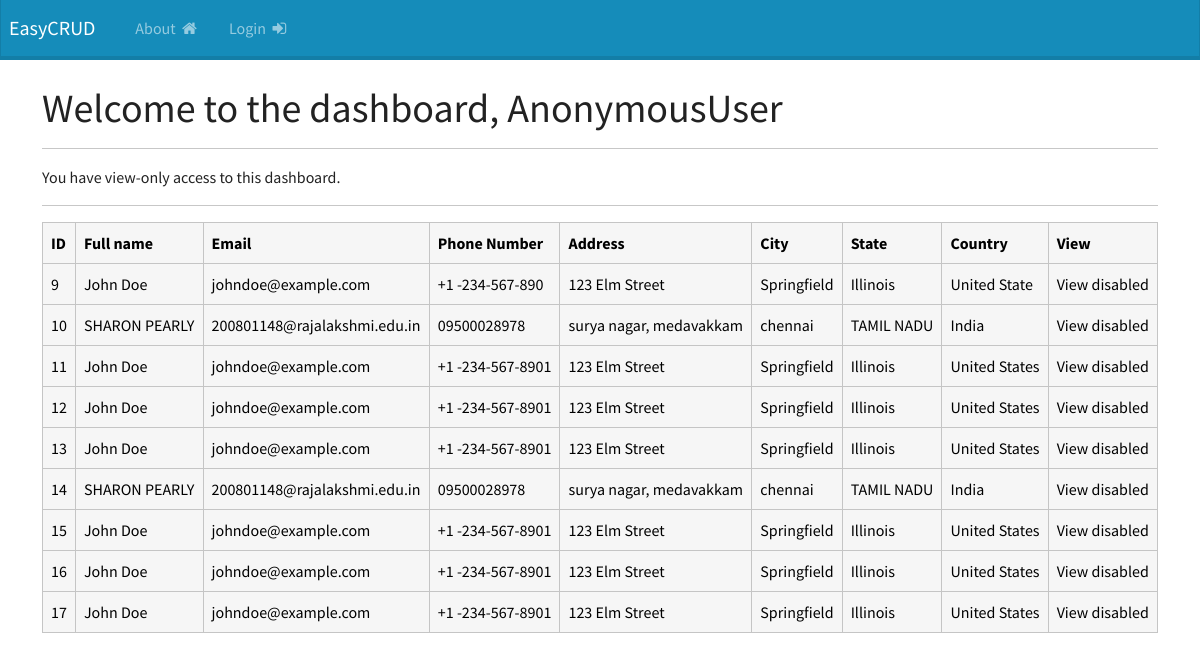
/manager-dashboard/, run on the app's committed database.
### webapp/models.py (models this page shows, shortened)
class UserData(models.Model):
    id = models.AutoField(primary_key=True)  # Optional: Django automatically adds a primary key
    first_name = models.CharField(max_length=100)
    last_name = models.CharField(max_length=100)
    email = models.EmailField()
    phone = models.CharField(max_length=15)
    address = models.CharField(max_length=255)
    city = models.CharField(max_length=100)
    state = models.CharField(max_length=100)
    country = models.CharField(max_length=100)

### webapp/views.py (the view)
# urls.py: path('manager-dashboard/', views.manager_dashboard, name='manager_dashboard'),
def manager_dashboard(request):
    role = request.session.get('role')
    is_manager = role == 'manager'
    records = UserData.objects.all()  # Assuming Record is your model
    return render(request, 'webapp/dashboard.html', {
        'is_manager': is_manager,  # Pass whether the user is a manager
        'records': records,        # Pass any records to the template
    })

### webapp/templates/webapp/dashboard.html
{% extends 'webapp/base.html' %}
{% block content %}
    <h1>Welcome to the dashboard, {{ user }}</h1>
    <hr>
    {% if can_edit %}
        <a class="btn btn-outline-primary btn-sm" href="{% url 'create' %}">Create a new Record &nbsp; <i class="fa fa-plus-circle" aria-hidden="true"></i></a>
        &nbsp;
        <a class="btn btn-outline-primary btn-sm" href="{% url 'upload' %}">Upload your document &nbsp; <i class="fa fa-upload" aria-hidden="true"></i></a>
        &nbsp;
    {% else %}
        <p>You have view-only access to this dashboard.</p>
    {% endif %}
    <hr>
    <table class="table table-light table-hover table-bordered">
        <thead class="table-light">
            <tr>
                <th scope="col">ID</th>
                <th scope="col">Full name</th>
                <th scope="col">Email</th>
                <th scope="col">Phone Number</th>
                <th scope="col">Address</th>
                <th scope="col">City</th>
                <th scope="col">State</th>
                <th scope="col">Country</th>
                <th scope="col">View</th>
            </tr>
        </thead>
        <tbody>
            {% if records %}
                {% for record in records %}
                    <tr>
                        <td>{{ record.id }}</td>
                        <td>{{ record.first_name }} {{ record.last_name }}</td>
                        <td>{{ record.email }}</td>
                        <td>{{ record.phone }}</td>
                        <td>{{ record.address }}</td>
                        <td>{{ record.city }}</td>
                        <td>{{ record.state }}</td>
                        <td>{{ record.country }}</td>
                        <td>
                            {% if can_edit %}
                                <a href="{% url 'record' record.id %}">Click to view</a>
                            {% else %}
                                <span class="disabled-link">View disabled</span>
                            {% endif %}
                        </td>
                    </tr>
                {% endfor %}
            {% else %}
                <tr>
                    <td colspan="9">No records available.</td>
                </tr>
            {% endif %}
        </tbody>
    </table>
{% endblock %}

### webapp/templates/webapp/base.html (shortened to what this page needs)
{% load static %}
<!DOCTYPE html>
<html>
    <head>
        <link rel="stylesheet" type="text/css" href="https://bootswatch.com/5/lumen/bootstrap.min.css">
        <link rel="stylesheet" type="text/css" href="{% static 'css/styles.css' %}">
        <link rel="stylesheet" href="https://cdnjs.cloudflare.com/ajax/libs/font-awesome/4.7.0/css/font-awesome.min.css">
    </head>
    <body>
        {% include 'webapp/navbar.html' %}
        <div class="container">
            <br>
           {% block content %}
           {% endblock %}
        </div>
    </body>
</html>

### webapp/templates/webapp/navbar.html (shortened to what this page needs)
<nav class="navbar navbar-expand-lg navbar-dark bg-primary justify-content-center">
    <a class="navbar-brand main-heading" href="{% url '' %}">
      &nbsp; EasyCRUD
    </a>
    <div class="collapse navbar-collapse text-center" id="navbarNavDropdown">
      <ul class="navbar-nav mr-auto">
        <li class="nav-item">
          <a class="nav-link" href="{% url 'about' %}">About &nbsp;<i class="fa fa-home" aria-hidden="true"></i></a>
        </li>
        {% if user.is_authenticated %}
        <li class="nav-item">
          <a class="nav-link" href="{% url 'logout' %}">Logout &nbsp;<i class="fa fa-sign-out" aria-hidden="true"></i></a>
        </li>
        {% else %}
        <li class="nav-item">
          <a class="nav-link" href="{% url 'login' %}">Login &nbsp;<i class="fa fa-sign-in" aria-hidden="true"></i></a>
        </li>
        {% endif %}
      </ul>
    </div>
  </nav>

### data on the page
UserData: id "9", first_name "John", last_name "Doe", email "johndoe@example.com", phone "+1 -234-567-890", address "123 Elm Street", city "Springfield", state "Illinois", country "United State"
UserData: id "10", first_name "SHARON", last_name "PEARLY", email "200801148@rajalakshmi.edu.in", phone "09500028978", address "surya nagar, medavakkam", city "chennai", state "TAMIL NADU", country "India"
UserData: id "11", first_name "John", last_name "Doe", email "johndoe@example.com", phone "+1 -234-567-8901", address "123 Elm Street", city "Springfield", state "Illinois", country "United States"
UserData: id "12", first_name "John", last_name "Doe", email "johndoe@example.com", phone "+1 -234-567-8901", address "123 Elm Street", city "Springfield", state "Illinois", country "United States"
UserData: id "13", first_name "John", last_name "Doe", email "johndoe@example.com", phone "+1 -234-567-8901", address "123 Elm Street", city "Springfield", state "Illinois", country "United States"
UserData: id "14", first_name "SHARON", last_name "PEARLY", email "200801148@rajalakshmi.edu.in", phone "09500028978", address "surya nagar, medavakkam", city "chennai", state "TAMIL NADU", country "India"
UserData: id "15", first_name "John", last_name "Doe", email "johndoe@example.com", phone "+1 -234-567-8901", address "123 Elm Street", city "Springfield", state "Illinois", country "United States"
UserData: id "16", first_name "John", last_name "Doe", email "johndoe@example.com", phone "+1 -234-567-8901", address "123 Elm Street", city "Springfield", state "Illinois", country "United States"
UserData: id "17", first_name "John", last_name "Doe", email "johndoe@example.com", phone "+1 -234-567-8901", address "123 Elm Street", city "Springfield", state "Illinois", country "United States"

### other printed values
{{ user }} "AnonymousUser"
